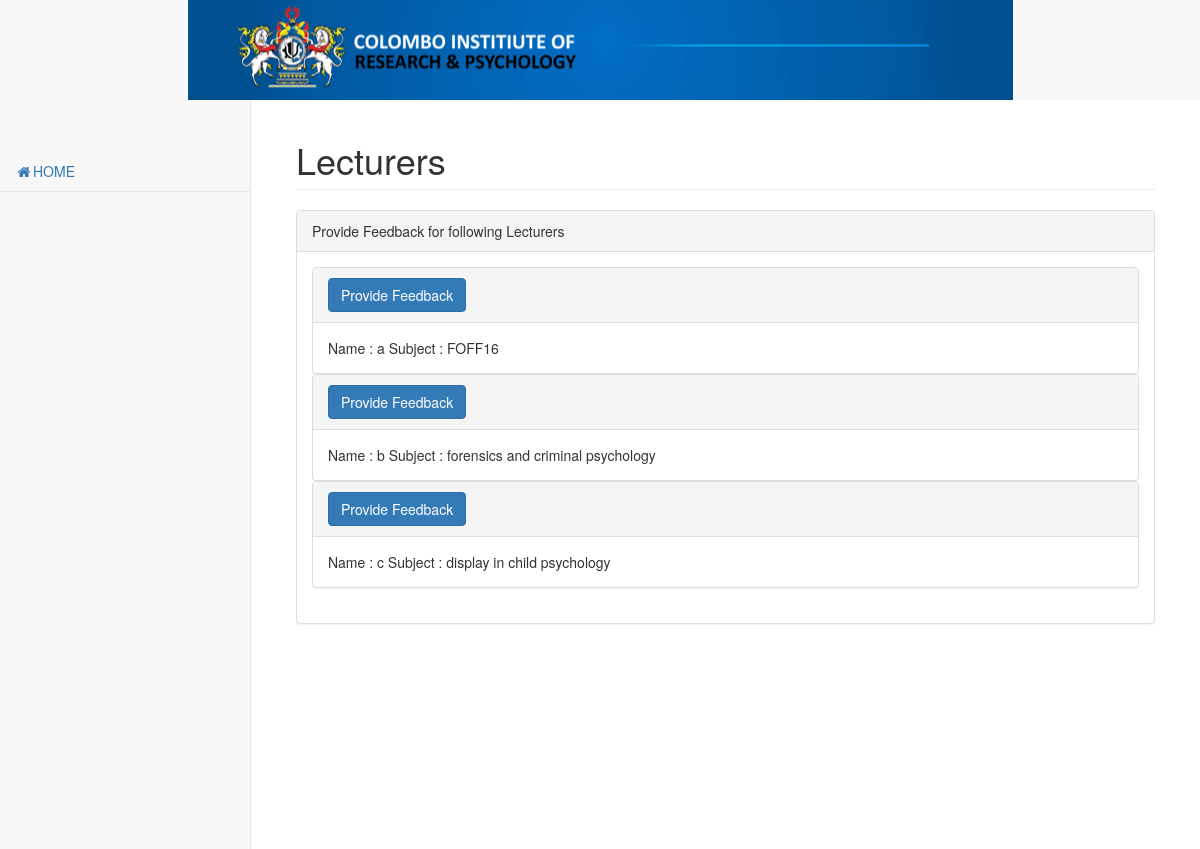
Page /finalFeedback/pages/viewLecturer.php on the committed database.
### tables this page shows
CREATE TABLE `lecturer` (
  `id` int(100) NOT NULL,
  `lecturer_ID` varchar(100) NOT NULL,
  `name` varchar(100) NOT NULL,
  `password` varchar(100) NOT NULL,
  `subject` varchar(100) NOT NULL,
  `email` varchar(100) NOT NULL,
  `address` varchar(100) NOT NULL,
  `total_rate` int(100) NOT NULL
);

### finalFeedback/pages/viewLecturer.php (the view, shortened to what this page needs)
<?php
include 'config.php';
$result2= mysqli_query($conn , "SELECT * FROM lecturer ");
?>
<!DOCTYPE html>
<html lang="en">
<head>
    <link href="../vendor/bootstrap/css/bootstrap.min.css" rel="stylesheet">
    <link href="../vendor/metisMenu/metisMenu.min.css" rel="stylesheet">
    <link href="../dist/css/sb-admin-2.css" rel="stylesheet">
    <link href="../vendor/font-awesome/css/font-awesome.min.css" rel="stylesheet" type="text/css">
</head>
<body>
    <div id="wrapper">
            <div class="bgimg"></div>
            <div class="navbar-default sidebar" role="navigation">
                <div class="sidebar-nav navbar-collapse">
                    <ul class="nav" id="side-menu">
                        <li>
                            <a href="**************"><i class="fa fa-home fa-fw"></i>HOME</a>
                        </li>
                    </ul>
                </div>
            </div>
        <div id="page-wrapper">
            <div class="container-fluid">
                <div class="row">
                    <div class="col-lg-12">
                            <h1 class="page-header">Lecturers</h1>
                            <div class="row">
                <div class="col-lg-12">
                    <div class="panel panel-default">
                        <div class="panel-heading">
                            Provide Feedback for following Lecturers
                        </div>
                        <div class="panel-body">
                            <div class="panel-group" id="accordion">
                                <?php
                                while ($row = mysqli_fetch_assoc($result2))
                                {
                                echo'<form method="post" action="cos.php">';
                                echo'<div class="panel panel-default">';
                                    echo'<div class="panel-heading">';
                                        echo'<h4 class="panel-title">';
                                            echo'<input type="submit" name="submit" class="btn btn-primary" value="Provide Feedback">';
                                    echo'</div>';
                                    echo'<div id="collapseOne" class="panel-collapse collapse in">';
                                       echo'<div class="panel-body"> Name :
                                         '.$row['name'].' Subject :  '.$row['subject'].'
                                        </div>';
                                    echo'</div>';
                                echo'</div>';
                                echo'</form>';
                                }
                                ?>
                            </div>
                        </div>
                    </div>
                </div>
            </div>
                    </div>
                </div>
            </div>
        </div>
    </div>
</body>
</html>

### finalFeedback/pages/viewLecturer.php (style rules this page uses)
.bgimg { background-image: url('logo.png'); height: 100px; width: auto; background-repeat: no-repeat; background-position: center; }

### rows in the picture
lecturer: name "a", subject "FOFF16"
lecturer: name "b", subject "forensics and criminal psychology"
lecturer: name "c", subject "display in child psychology"
